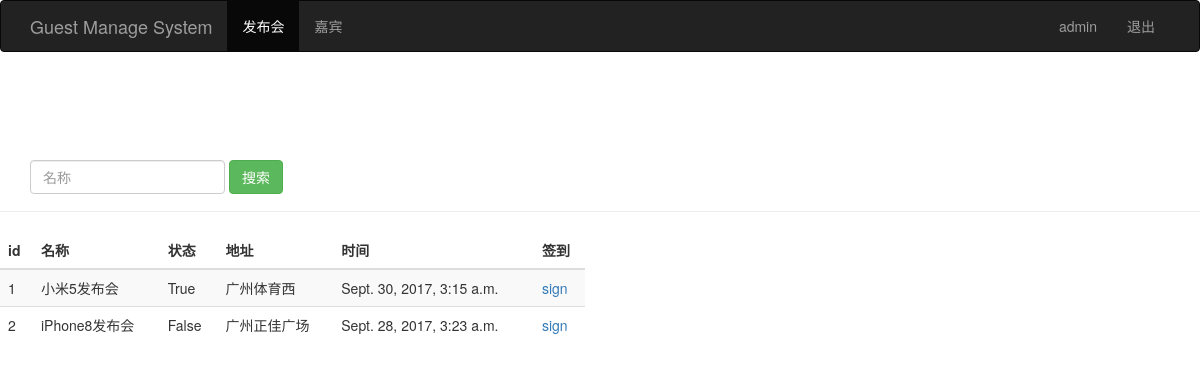
The page /event_manage/ (signed in) on the database as committed earlier.
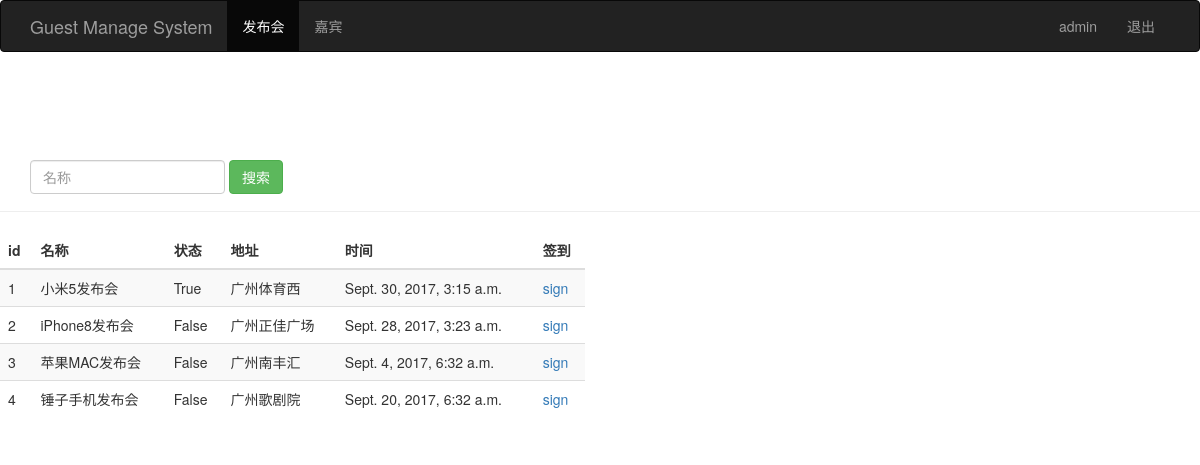
The same page on the database as committed later.
### sign/models.py (models this page shows, shortened)
class Event(models.Model):
    name = models.CharField(max_length=100) #发布会标题
    limit = models.IntegerField()#参加人数
    status = models.BooleanField()#状态
    address = models.CharField(max_length=200)#地址
    start_time = models.DateTimeField('events time')#发布会时间
    create_time = models.DateTimeField(auto_now=True)#创建时间（自动获取时间 当前时间）

### sign/views.py (the view)
# urls.py: url(r'^event_manage/',views.event_manage),
@login_required
def event_manage(request):
    event_list = Event.objects.all()
    username = request.session.get('user','') #读取浏览器session
    return render(request,"event_manage.html",{'user':username,'events':event_list})

### templates/event_manage.html (shortened to what this page needs)
<!DOCTYPE html>
<html lang="en">
<head>
    {% load bootstrap3 %}
    {% bootstrap_css %}
</head>
<body role="document">
    <nav class="navbar navbar-inverse navbar-fiexd-top">
        <div class="container">
        <div class="navbar-header">
            <a class="navbar-brand" href="/event_manage/">Guest Manage System</a>
        </div>
        <div id="navbar" class="collapse navbar-collapse">
            <ul class="nav navbar-nav">
                <li class="active"><a href="#">发布会</a></li>
                <li ><a href="/guest_manage">嘉宾</a></li>
            </ul>
            <ul class="nav navbar-nav navbar-right">
                <li><a href="#">{{user}}</a></li>
                <li><a href="/logout/">退出</a></li>
            </ul>
        </div>
        </div>
    </nav>
    <div class="page-header" style="padding-top: 60px;">
        <div id ="navbar "class="navbar-collapse collapse">
            <form class="navbar-form" method="get" action="/search_name/">
                <div class="form-group">
                    <input name="name" type="text"  placeholder="名称" class="form-control">
                </div>
                <button type="submit" class="btn btn-success">搜索</button>
            </form>
        </div>
    </div>
    <div class="row" style="padding-top:0px;">
        <div class="col-md-6">
            <table class="table table-striped">
                <thead>
                <tr>
                    <th>id</th><th>名称</th><th>状态</th><th>地址</th><th>时间</th>
                    <th>签到</th>
                </tr>
                </thead>
                <tbody>
                {% for event in events %}
                    <tr>
                        <td>{{ event.id }}</td>
                        <td>{{ event.name }}</td>
                        <td>{{ event.status }}</td>
                        <td>{{ event.address }}</td>
                        <td>{{ event.start_time }}</td>
                        <td>
                            <a href="/sign_index/{{ event.id }}/" target="{{ event.id }}_back">sign</a>
                        </td>
                    </tr>
                {% endfor %}
                </tbody>
            </table>
        </div>
    </div>
</body>
</html>

Rows that differ between the two databases and show on the page:
added Event: id "3", name "苹果MAC发布会", status "False", address "广州南丰汇", start_time "Sept. 4, 2017, 6:32 a.m."
added Event: id "4", name "锤子手机发布会", status "False", address "广州歌剧院", start_time "Sept. 20, 2017, 6:32 a.m."
